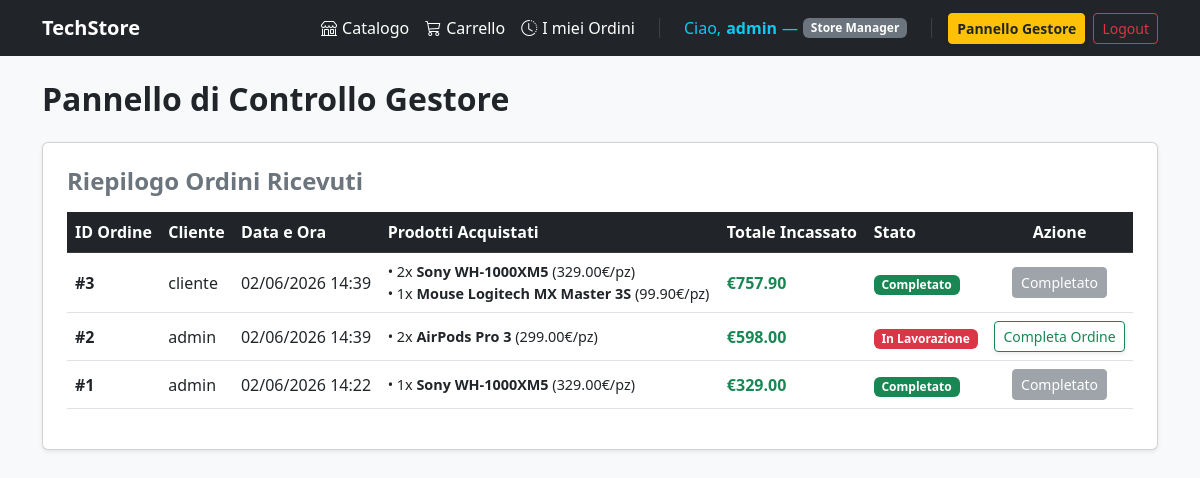
The app's page /gestione/dashboard/ (signed in) with its own data.
### accounts/models.py (models this page shows)
class CustomUser(AbstractUser):
    CUSTOMER = 'customer'
    STORE_MANAGER = 'store_manager'
    ROLE_CHOICES = [
        (CUSTOMER, 'Customer'),
        (STORE_MANAGER, 'Store Manager'),
    ]
    role = models.CharField(
        max_length=20,
        choices=ROLE_CHOICES,
        default=CUSTOMER,
        help_text="Ruolo dell'utente all'interno dell'e-commerce"
    )
    def is_manager(self):
        return self.role == self.STORE_MANAGER

### store/models.py (models this page shows, shortened)
class Order(models.Model):
    user = models.ForeignKey(settings.AUTH_USER_MODEL, on_delete=models.CASCADE, related_name='orders')
    created_at = models.DateTimeField(auto_now_add=True)
    is_completed = models.BooleanField(default=False)
    total_price = models.DecimalField(max_digits=10, decimal_places=2, default=0.00)

class OrderItem(models.Model):
    order = models.ForeignKey(Order, on_delete=models.CASCADE, related_name='items')
    product = models.ForeignKey(Product, on_delete=models.CASCADE)
    quantity = models.IntegerField(default=1)
    price = models.DecimalField(max_digits=10, decimal_places=2)

class Product(models.Model):
    category = models.ForeignKey(Category, on_delete=models.CASCADE, related_name='products')
    name = models.CharField(max_length=200)
    description = models.TextField()
    price = models.DecimalField(max_digits=10, decimal_places=2)
    stock = models.IntegerField(default=0)
    is_active = models.BooleanField(default=True)

### store/views.py (the view)
# urls.py: path('gestione/dashboard/', ManagerDashboardView.as_view(), name='manager_dashboard'),
class ManagerDashboardView(LoginRequiredMixin, UserPassesTestMixin, ListView):
    model = Order
    template_name = 'pannelloGestore.html'
    context_object_name = 'orders'
    ordering = ['-id']
    def test_func(self):
        user = self.request.user
        return (
            user.is_superuser or (user.is_authenticated and getattr(user, 'role', '') == 'store_manager')
        )

### templates/pannelloGestore.html (shortened to what this page needs)
{% extends 'base.html' %}
{% block content %}
<div class="row mt-4">
    <div class="col-12">
        <div class="d-flex justify-content-between align-items-center mb-4">
            <h2 class="fw-bold m-0">Pannello di Controllo Gestore</h2>
        </div>
        <div class="card shadow-sm p-4">
            <h4 class="fw-bold text-secondary mb-3">Riepilogo Ordini Ricevuti</h4>
            {% if orders %}
                <div class="table-responsive">
                    <table class="table table-hover align-middle">
                        <thead class="table-dark">
                            <tr>
                                <th>ID Ordine</th>
                                <th>Cliente</th>
                                <th>Data e Ora</th>
                                <th>Prodotti Acquistati</th>
                                <th>Totale Incassato</th>
                                <th>Stato</th>
                                <th class="text-center">Azione</th>
                            </tr>
                        </thead>
                        <tbody>
                            {% for order in orders %}
                                <tr>
                                    <td class="fw-bold">#{{ order.id }}</td>
                                    <td>{{ order.user.username }}</td>
                                    <td>{{ order.created_at|date:"d/m/Y H:i" }}</td>
                                    <td>
                                        <ul class="list-unstyled mb-0" style="font-size: 0.9rem;">
                                            {% for item in order.items.all %}
                                                <li>• {{ item.quantity }}x <span class="fw-semibold">{{ item.product.name }}</span> ({{ item.price }}€/pz)</li>
                                            {% empty %}
                                                <li class="text-muted italic">Nessun dettaglio prodotto</li>
                                            {% endfor %}
                                        </ul>
                                    </td>
                                    <td class="fw-bold text-success">€{{ order.total_price }}</td>
                                    <td>
                                        {% if order.is_completed %}
                                            <span class="badge bg-success fs-7">Completato</span>
                                        {% else %}
                                            <span class="badge bg-danger fs-7">In Lavorazione</span>
                                        {% endif %}
                                    </td>
                                    <td class="text-center">
                                        {% if not order.is_completed %}
                                            <a href="{% url 'complete_order' order.id %}" class="btn btn-sm btn-outline-success shadow-sm">
                                                Completa Ordine
                                            </a>
                                        {% else %}
                                            <button class="btn btn-sm btn-secondary" disabled>Completato</button>
                                        {% endif %}
                                    </td>
                                </tr>
                            {% endfor %}
                        </tbody>
                    </table>
                </div>
            {% else %}
                <div class="text-center py-5">
                    <p class="text-muted fs-5">Nessun ordine presente nel database al momento.</p>
                </div>
            {% endif %}
        </div>
    </div>
</div>
{% endblock %}

### templates/base.html (shortened to what this page needs)
<!doctype html>
<html lang="it">
  <head>
    <link
      href="https://cdn.jsdelivr.net/npm/bootstrap@5.3.0/dist/css/bootstrap.min.css"
      rel="stylesheet"
    />
    <link
      href="https://cdn.jsdelivr.net/npm/bootstrap-icons@1.11.3/font/bootstrap-icons.min.css"
      rel="stylesheet"
    />
  </head>
  <body class="bg-light">
    <nav class="navbar navbar-expand-lg navbar-dark bg-dark mb-4">
      <div class="container">
        <a class="navbar-brand fw-bold" href="{% url 'product_list' %}"
          >TechStore</a
        >
        <div class="collapse navbar-collapse" id="navbarNav">
          <ul class="navbar-expand navbar-nav ms-auto align-items-center">
            <li class="nav-item">
              <a class="nav-link text-white" href="{% url 'product_list' %}">
                <i class="bi bi-shop"></i> Catalogo
              </a>
            </li>
            <li class="nav-item">
              <a class="nav-link text-white position-relative" href="{% url 'cart_detail' %}">
                <i class="bi bi-cart3"></i> Carrello
              </a>
            </li>
            {% if user.is_authenticated %}
            <li class="nav-item">
              <a class="nav-link text-white" href="{% url 'userOrders' %}">
                <i class="bi bi-clock-history"></i> I miei Ordini
              </a>
            </li>
            {% endif %}
            {% if user.is_authenticated %}
            <li class="nav-item">
              <span class="nav-link text-info"
                >Ciao, <strong>{{ user.username }}</strong> —
                <span class="badge bg-secondary"
                  >{{ user.get_role_display }}</span
                ></span
              >
            </li>
            {% if user.is_manager or user.is_superuser %}
            <li class="nav-item">
              <a class="btn btn-sm btn-warning text-dark fw-bold me-2 shadow-sm" href="{% url 'manager_dashboard' %}">
                Pannello Gestore
              </a>
            </li>
            {% endif %}
            <li class="nav-item">
              <form
                action="{% url 'logout' %}"
                method="post"
                class="d-inline"
              >
                <button type="submit" class="btn btn-sm btn-outline-danger">
                  Logout
                </button>
              </form>
            </li>
            {% endif %}
          </ul>
        </div>
      </div>
    </nav>
    <div class="container">
      {% block content %} {% endblock %}
    </div>
  </body>
</html>

### templates/base.html (style rules this page uses)
.navbar-nav .nav-link { font-weight: 500; padding: 0.4rem 0.75rem; border-radius: 6px; transition: background-color 0.2s ease, color 0.2s ease; display: flex; align-items: center; gap: 5px; }

### records on screen
CustomUser: username "admin", role "Store Manager"
Order: id "3", user.username "cliente", created_at "02/06/2026 14:39", total_price "757.90", is_completed "Completato"
OrderItem: quantity "2", product.name "Sony WH-1000XM5", price "329.00"
OrderItem: quantity "1", product.name "Mouse Logitech MX Master 3S", price "99.90"
Order: id "2", user.username "admin", created_at "02/06/2026 14:39", total_price "598.00", is_completed "In Lavorazione"
OrderItem: quantity "2", product.name "AirPods Pro 3", price "299.00"
Order: id "1", user.username "admin", created_at "02/06/2026 14:22", total_price "329.00", is_completed "Completato"
OrderItem: quantity "1", product.name "Sony WH-1000XM5", price "329.00"
